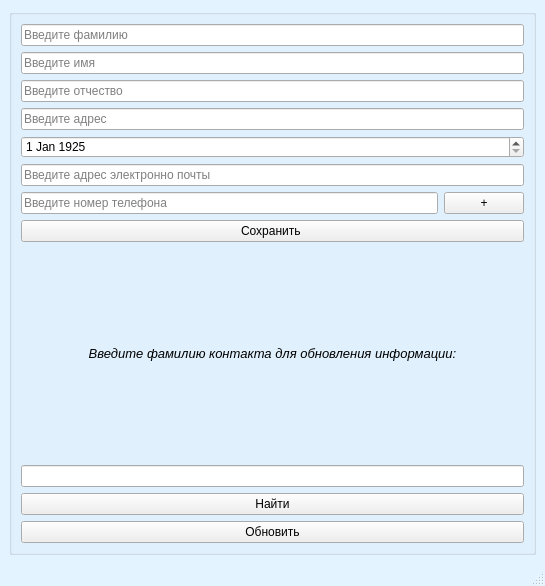
<?xml version="1.0" encoding="UTF-8"?>
<ui version="4.0">
 <class>MainWindow</class>
 <widget class="QMainWindow" name="MainWindow">
  <property name="geometry">
   <rect>
    <x>0</x>
    <y>0</y>
    <width>545</width>
    <height>586</height>
   </rect>
  </property>
  <property name="windowTitle">
   <string>MainWindow</string>
  </property>
  <property name="styleSheet">
   <string notr="true">QMainWindow {
   background-color: #e3f3ff; 
    color: black; 
}</string>
  </property>
  <widget class="QWidget" name="centralwidget">
   <layout class="QVBoxLayout" name="verticalLayout_4">
    <item>
     <widget class="QGroupBox" name="groupBox">
      <property name="title">
       <string/>
      </property>
      <layout class="QVBoxLayout" name="verticalLayout_3">
       <item>
        <layout class="QVBoxLayout" name="verticalLayout">
         <item>
          <layout class="QHBoxLayout" name="horizontalLayout_2">
           <item>
            <widget class="QLineEdit" name="lastName">
             <property name="placeholderText">
              <string>Введите фамилию</string>
             </property>
            </widget>
           </item>
          </layout>
         </item>
         <item>
          <layout class="QHBoxLayout" name="horizontalLayout">
           <item>
            <widget class="QLineEdit" name="firstName">
             <property name="text">
              <string/>
             </property>
             <property name="placeholderText">
              <string>Введите имя</string>
             </property>
            </widget>
           </item>
          </layout>
         </item>
         <item>
          <layout class="QHBoxLayout" name="horizontalLayout_3">
           <item>
            <widget class="QLineEdit" name="middleName">
             <property name="placeholderText">
              <string>Введите отчество</string>
             </property>
            </widget>
           </item>
          </layout>
         </item>
         <item>
          <layout class="QHBoxLayout" name="horizontalLayout_4">
           <item>
            <widget class="QLineEdit" name="address">
             <property name="placeholderText">
              <string>Введите адрес</string>
             </property>
            </widget>
           </item>
          </layout>
         </item>
         <item>
          <layout class="QHBoxLayout" name="horizontalLayout_5" stretch="1">
           <property name="spacing">
            <number>7</number>
           </property>
           <property name="leftMargin">
            <number>0</number>
           </property>
           <item>
            <widget class="QDateEdit" name="birthDate">
             <property name="maximumDate">
              <date>
               <year>2025</year>
               <month>1</month>
               <day>22</day>
              </date>
             </property>
             <property name="minimumDate">
              <date>
               <year>1910</year>
               <month>9</month>
               <day>14</day>
              </date>
             </property>
             <property name="date">
              <date>
               <year>1925</year>
               <month>1</month>
               <day>1</day>
              </date>
             </property>
            </widget>
           </item>
          </layout>
         </item>
         <item>
          <layout class="QHBoxLayout" name="horizontalLayout_6">
           <item>
            <widget class="QLineEdit" name="email">
             <property name="placeholderText">
              <string>Введите адрес электронно почты</string>
             </property>
            </widget>
           </item>
          </layout>
         </item>
         <item>
          <layout class="QHBoxLayout" name="horizontalLayout_7">
           <item>
            <widget class="QLineEdit" name="phone">
             <property name="placeholderText">
              <string>Введите номер телефона</string>
             </property>
            </widget>
           </item>
           <item>
            <widget class="QPushButton" name="insert_number">
             <property name="text">
              <string>+</string>
             </property>
            </widget>
           </item>
          </layout>
         </item>
        </layout>
       </item>
       <item>
        <widget class="QPushButton" name="pushButton">
         <property name="text">
          <string>Сохранить </string>
         </property>
        </widget>
       </item>
       <item>
        <layout class="QVBoxLayout" name="verticalLayout_2">
         <item>
          <widget class="QLabel" name="label_8">
           <property name="text">
            <string>&lt;html&gt;&lt;head/&gt;&lt;body&gt;&lt;p align=&quot;center&quot;&gt;&lt;span style=&quot; font-size:10pt; font-style:italic;&quot;&gt;Введите фамилию контакта для обновления информации:&lt;/span&gt;&lt;/p&gt;&lt;/body&gt;&lt;/html&gt;</string>
           </property>
          </widget>
         </item>
         <item>
          <widget class="QLineEdit" name="lineEdit"/>
         </item>
         <item>
          <widget class="QPushButton" name="searchContact">
           <property name="text">
            <string>Найти</string>
           </property>
          </widget>
         </item>
         <item>
          <widget class="QPushButton" name="pushButton_3">
           <property name="text">
            <string>Обновить</string>
           </property>
          </widget>
         </item>
        </layout>
       </item>
      </layout>
     </widget>
    </item>
   </layout>
  </widget>
  <widget class="QStatusBar" name="statusbar"/>
 </widget>
 <resources/>
 <connections/>
</ui>
